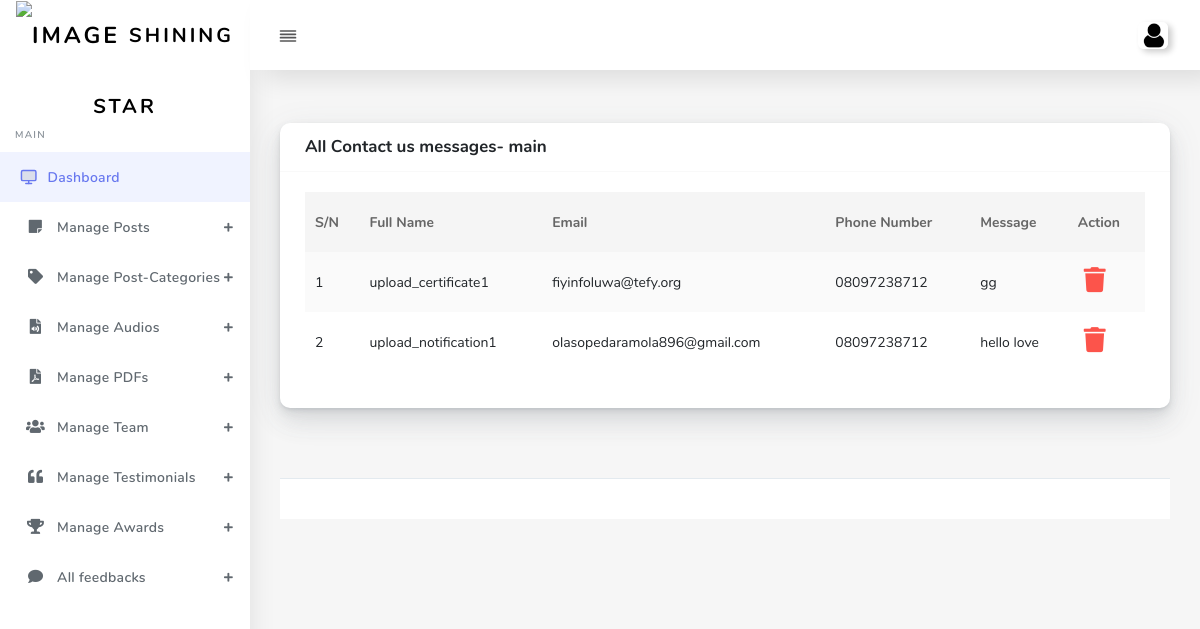
The page /adminpanel/contact-main.php (signed in) on the database its author committed.
### tables this page shows
CREATE TABLE `main_contact` (
  `contact_id` int(11) NOT NULL,
  `name` varchar(255) NOT NULL,
  `email` varchar(255) NOT NULL,
  `phone` varchar(255) NOT NULL,
  `message` text NOT NULL
);

### adminpanel/contact-main.php (the view, shortened to what this page needs)
<?php include "helper/header.php"; ?>
      <?php include "helper/sidebar.php"; ?>
    <div class="main-content">
        <section class="section">
          <div class="section-body">
            <div class="row">
              <div class="col-12">
                <div class="card">
                  <div class="card-header">
                    <h4>All Contact us messages- main</h4>
                  </div>
                  <div class="card-body">
                    <div class="table-responsive">
                      <table class="table table-striped" id="table-1">
                        <thead>
                          <tr>
                            <th>S/N</th>
                            <th>Full Name</th>
                            <th>Email</th>
                            <th>Phone Number</th>
                            <th>Message</th>
                            <th>Action</th>
                          </tr>
                        </thead>
                        <tbody>
                        <?php
                        $i=0;
                        $query = "select * from main_contact";
                        $run_query = mysqli_query($conn, $query);
                        while($result = mysqli_fetch_assoc($run_query)){
                            $i++;
                            ?>
                          <tr>
                            <td>
                              <?= $i; ?>
                            </td>
                            <td><?= $result['name']; ?></td>
                           <td><?= $result['email']; ?></td>
                           <td><?= $result['phone']; ?></td>
                           <td><?= $result['message']; ?></td>
                             <td> <a style="padding: 6px; font-size:25px;" href="?delMessage=<?= $result['contact_id'];?>"><i class="fa fa-trash text-danger"></i></a>
                            </td>
                          </tr>
                          <?php }  ?>
                        </tbody>
                      </table>
                    </div>
                  </div>
                </div>
              </div>
            </div>
<?php include "helper/footer.php" ?>

### rows shown on the page
main_contact: name "upload_certificate1", email "fiyinfoluwa@tefy.org", phone "08097238712", message "gg"
main_contact: name "upload_notification1", email "olasopedaramola896@gmail.com", phone "08097238712", message "hello love"
